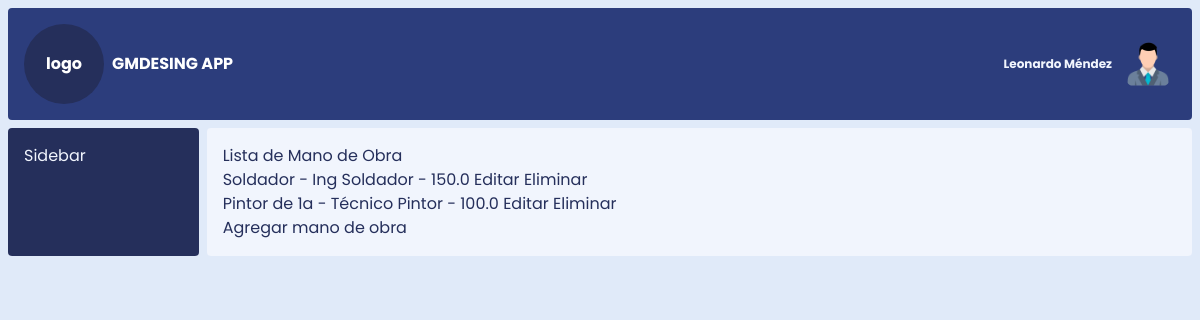
/mano_de_obra, run on the app's committed database.
### models.py (models this page shows)
class ManoDeObra(db.Model):
    __tablename__ = 'mano_de_obra'
    id_mano_de_obra = db.Column(db.Integer, primary_key=True)
    nombre_mano_de_obra = db.Column(db.String(100), nullable=False)
    descripcion_mano_de_obra = db.Column(db.Text)
    costo_hora = db.Column(db.Float)
    partidas_mano_de_obra = db.relationship('PartidasManoDeObra', backref='mano_de_obra')

### app.py (the view)
@app.route('/mano_de_obra')
def listar_mano_de_obra():
    mano_de_obra_lista = ManoDeObra.query.all()
    return render_template('listar_mano_de_obra.html', mano_de_obra_lista=mano_de_obra_lista, datos=datos)

### templates/listar_mano_de_obra.html
{% extends 'base.html' %}
{% block content %}
    <h1>Lista de Mano de Obra</h1>
    <ul>
        {% for mano_de_obra in mano_de_obra_lista %}
            <li>{{ mano_de_obra.nombre_mano_de_obra }} - {{ mano_de_obra.descripcion_mano_de_obra or "Sin descripción" }} - {{ mano_de_obra.costo_hora or "Sin costo" }}
                <a href="{{ url_for('editar_mano_de_obra', id_mano_de_obra=mano_de_obra.id_mano_de_obra) }}">Editar</a>
                <a href="{{ url_for('eliminar_mano_de_obra', id_mano_de_obra=mano_de_obra.id_mano_de_obra) }}">Eliminar</a>
            </li>
        {% endfor %}
    </ul>
        <a href="{{ url_for('crear_mano_de_obra') }}">Agregar mano de obra</a>
{% endblock %}

### static/css/styles.css (style rules this page uses)
html, :host { line-height: 1.5; -webkit-text-size-adjust: 100%; -moz-tab-size: 4; -o-tab-size: 4; tab-size: 4; font-family: Poppins, sans-serif; font-feature-settings: normal; font-variation-settings: normal; -webkit-tap-highlight-color: transparent; }
body { margin: 0; line-height: inherit; }
h1, h2, h3, h4, h5, h6 { font-size: inherit; font-weight: inherit; }
a { color: inherit; text-decoration: inherit; }
blockquote, dl, dd, h1, h2, h3, h4, h5, h6, hr, figure, p, pre { margin: 0; }
ol, ul, menu { list-style: none; margin: 0; padding: 0; }
.base { --tw-bg-opacity: 1; background-color: rgb(224 234 249 / var(--tw-bg-opacity, 1)); }
.grid { display: grid; }
.h-\[100vh\] { height: 100vh; }
.grid-cols-12 { grid-template-columns: repeat(12, minmax(0, 1fr)); }
.gap-2 { gap: 0.5rem; }
.p-2 { padding: 0.5rem; }

### data on the page
ManoDeObra: nombre_mano_de_obra "Soldador", descripcion_mano_de_obra "Ing Soldador", costo_hora "150.0"
ManoDeObra: nombre_mano_de_obra "Pintor de 1a", descripcion_mano_de_obra "Técnico Pintor", costo_hora "100.0"

### other printed values
{{ datos.sistema }} "GMDESING APP"
{{ datos.usuario }} "Leonardo Méndez"
